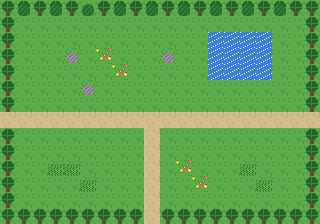

Below is a game level as drawn by its tile map, then a one-line description and the .tmx file that defines it, in full:
An orthogonal 20x14 tile map with 16x16 px tiles, 3 tile layers (ground, ground2, overhead) and 5 objects (2x warp, spawn, npc, sign).

<map version="1.10" tiledversion="1.10.2" orientation="orthogonal" renderorder="right-down" width="20" height="14" tilewidth="16" tileheight="16" infinite="0" nextlayerid="6" nextobjectid="6">
 <tileset firstgid="1" source="../tilesets/overworld.tsx" />
 <layer id="1" name="ground" width="20" height="14">
  <data encoding="csv">
1,1,1,1,1,1,1,1,1,1,1,1,1,1,1,1,1,1,1,1,
1,1,1,1,1,1,1,1,1,1,1,1,1,1,1,1,1,1,1,1,
1,1,1,1,1,1,1,1,1,1,1,1,1,4,4,4,4,1,1,1,
1,1,1,1,1,1,1,1,1,1,1,1,1,4,4,4,4,1,1,1,
1,1,1,1,1,1,1,1,1,1,1,1,1,4,4,4,4,1,1,1,
1,1,1,1,1,1,1,1,1,1,1,1,1,1,1,1,1,1,1,1,
1,1,1,1,1,1,1,1,1,1,1,1,1,1,1,1,1,1,1,1,
3,3,3,3,3,3,3,3,3,3,3,3,3,3,3,3,3,3,3,3,
1,1,1,1,1,1,1,1,1,3,1,1,1,1,1,1,1,1,1,1,
1,1,1,1,1,1,1,1,1,3,1,1,1,1,1,1,1,1,1,1,
1,1,1,2,2,1,1,1,1,3,1,1,1,1,1,2,1,1,1,1,
1,1,1,1,1,2,1,1,1,3,1,1,1,1,1,1,2,1,1,1,
1,1,1,1,1,1,1,1,1,3,1,1,1,1,1,1,1,1,1,1,
1,1,1,1,1,1,1,1,1,3,1,1,1,1,1,1,1,1,1,1
</data>
 </layer>
 <layer id="2" name="ground2" width="20" height="14">
  <data encoding="csv">
5,5,5,5,5,0,5,5,5,5,5,5,5,5,5,5,5,5,5,5,
5,0,0,0,0,0,0,0,0,0,0,0,0,0,0,0,0,0,0,5,
5,0,0,0,0,0,0,0,0,0,0,0,0,0,0,0,0,0,0,5,
5,0,0,0,6,0,7,0,0,0,6,0,0,0,0,0,0,0,0,5,
5,0,0,0,0,0,0,7,0,0,0,0,0,0,0,0,0,0,0,5,
5,0,0,0,0,6,0,0,0,0,0,0,0,0,0,0,0,0,0,5,
5,0,0,0,0,0,0,0,0,0,0,0,0,0,0,0,0,0,0,5,
0,0,0,0,0,0,0,0,0,0,0,0,0,0,0,0,0,0,0,0,
5,0,0,0,0,0,0,0,0,0,0,0,0,0,0,0,0,0,0,5,
5,0,0,0,0,0,0,0,0,0,0,0,0,0,0,0,0,0,0,5,
5,0,0,0,0,0,0,0,0,0,0,7,0,0,0,0,0,0,0,5,
5,0,0,0,0,0,0,0,0,0,0,0,7,0,0,0,0,0,0,5,
5,0,0,0,0,0,0,0,0,0,0,0,0,0,0,0,0,0,0,5,
5,5,5,5,5,5,5,5,5,0,5,5,5,5,5,5,5,5,5,5
</data>
 </layer>
 <layer id="3" name="overhead" width="20" height="14">
  <data encoding="csv">
0,8,0,8,0,8,0,8,0,8,0,8,0,8,0,8,0,8,0,0,
0,0,0,0,0,0,0,0,0,0,0,0,0,0,0,0,0,0,0,0,
0,0,0,0,0,0,0,0,0,0,0,0,0,0,0,0,0,0,0,0,
0,0,0,0,0,0,0,0,0,0,0,0,0,0,0,0,0,0,0,0,
0,0,0,0,0,0,0,0,0,0,0,0,0,0,0,0,0,0,0,0,
0,0,0,0,0,0,0,0,0,0,0,0,0,0,0,0,0,0,0,0,
0,0,0,0,0,0,0,0,0,0,0,0,0,0,0,0,0,0,0,0,
0,0,0,0,0,0,0,0,0,0,0,0,0,0,0,0,0,0,0,0,
0,0,0,0,0,0,0,0,0,0,0,0,0,0,0,0,0,0,0,0,
0,0,0,0,0,0,0,0,0,0,0,0,0,0,0,0,0,0,0,0,
0,0,0,0,0,0,0,0,0,0,0,0,0,0,0,0,0,0,0,0,
0,0,0,0,0,0,0,0,0,0,0,0,0,0,0,0,0,0,0,0,
0,0,0,0,0,0,0,0,0,0,0,0,0,0,0,0,0,0,0,0,
0,0,0,0,0,0,0,0,0,0,0,0,0,0,0,0,0,0,0,0
</data>
 </layer>
 <objectgroup id="4" name="objects">
  <object id="1" name="default" type="spawn" x="88" y="120">
   <properties>
    <property name="facing" value="down" />
   </properties>
   <point />
  </object>
  <object id="2" name="to_dest" type="warp" x="80" y="160" width="16" height="16">
   <properties>
    <property name="to_map" value="dest" />
    <property name="to_x" type="int" value="5" />
    <property name="to_y" type="int" value="7" />
    <property name="transition" value="fade" />
   </properties>
  </object>
  <object id="3" name="to_dest_path" type="warp" x="144" y="208" width="16" height="16">
   <properties>
    <property name="to_map" value="dest" />
    <property name="to_x" type="int" value="9" />
    <property name="to_y" type="int" value="1" />
    <property name="facing" value="down" />
    <property name="transition" value="fade" />
   </properties>
  </object>
  <object id="4" name="guide" type="npc" x="176" y="80" width="16" height="16">
   <properties>
    <property name="facing" value="down" />
    <property name="sprite" value="guide" />
    <property name="script" value="maps/start.lua:guide" />
   </properties>
  </object>
  <object id="5" name="village_sign" type="sign" x="32" y="96" width="16" height="16">
   <properties>
    <property name="text" value="Willowmere village. The cliff path starts to the north." />
   </properties>
  </object>
 </objectgroup>
</map>
